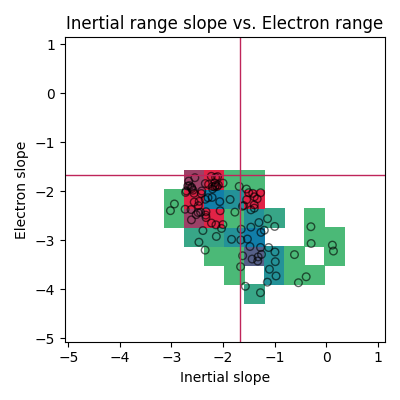

The script that saved this image:
import numpy as np
import matplotlib.pyplot as plt
from phdhelper.helpers import override_mpl
from phdhelper.helpers.os_shortcuts import get_path
from scipy.stats import pearsonr

override_mpl.override()

path = get_path(__file__)
path2 = get_path(__file__, "..")

grads = np.load(f"{path2}/mag_spec/grads.npy")
grads_times = np.load(f"{path2}/mag_spec/times.npy")

fig, ax = plt.subplots(1, 1, sharex=True, sharey=True, figsize=(4, 4))

ax.hist2d(
    grads[:, 0],
    grads[:, 2],
    cmin=0.01,
    vmin=1,
    vmax=7,
    bins=16,
    range=(
        (grads.min() - 1, grads.max() + 1),
        (grads.min() - 1, grads.max() + 1),
    ),
)
ax.scatter(
    grads[:, 0],
    grads[:, 2],
    marker="o",
    edgecolors="k",
    facecolors="none",
    s=30,
    alpha=0.6,
)
ax.axhline(-5 / 3)
ax.axvline(-5 / 3)
ax.set_ylim(grads.min() - 1, grads.max() + 1)
ax.set_xlim(grads.min() - 1, grads.max() + 1)
ax.set_title("Inertial range slope vs. Electron range")

ax.set_ylabel("Electron slope")
ax.set_xlabel("Inertial slope")

print(f"Pearson's correlation coefficient: {pearsonr(grads[:, 0],grads[:, 2])[0]:.3f}")

plt.tight_layout()
plt.savefig(f"{path}/slope_inert_vs_elec.png")
plt.show()